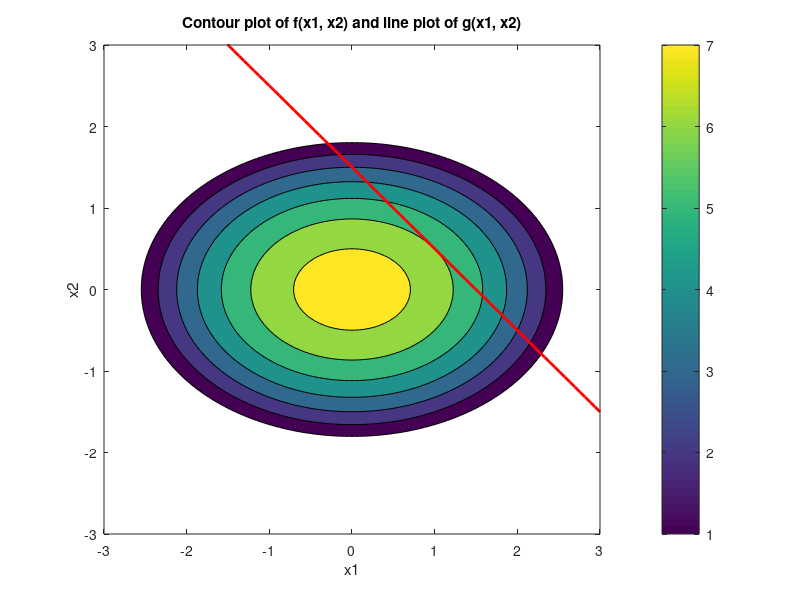

This chart was generated by the following MATLAB code:
% Define the function f(x1, x2)
f = @(x1, x2) -x1.^2 - 2.*x2.^2 + (15/2);
% Define the function g(x1, x2)
g = @(x1) (3/2) - x1;

% Define the contour levels
levels = 1:10;

% Define the range and grid of x1 and x2 values
x1 = linspace(-3, 3, 100);
x2 = linspace(-3, 3, 100);
[X1, X2] = meshgrid(x1, x2);

% Compute the values of f(x1, x2) at each point in the grid
Z = f(X1, X2);

% Create the contour plot
contourf(X1, X2, Z, levels);

% Plot the function g(x1, x2)
hold on; % keeps current plot when adding all contours
plot(x1, g(x1), 'r', 'LineWidth', 2);
title('Contour plot of f(x1, x2) and line plot of g(x1, x2)');
xlabel('x1');
ylabel('x2');
colorbar;


